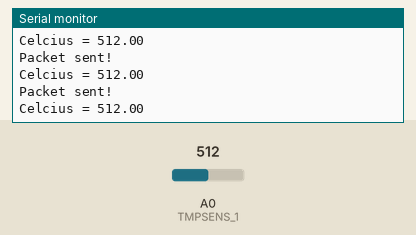
Simulated run of this sketch. Board: Arduino Uno, built with avr-gcc and run on an emulated ATmega328P. Shown: the last lines printed to the serial monitor. The test bench sets the inputs (shaded band); at power-on: A0 (TMPSENS_1) = 512. No radio packets arrive unless stated.

Above: at 1.2 s.
1.3 s: A0 (TMPSENS_1) set to 992
At 2.1 s:
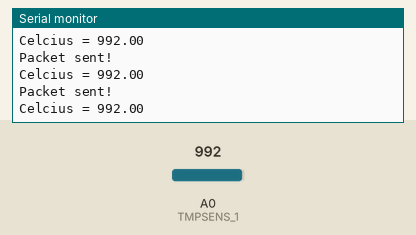
2.8 s: A0 (TMPSENS_1) set to 1008
At 3.5 s:
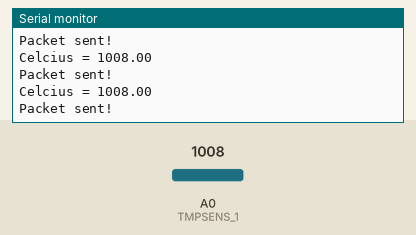
7.3 s: A0 (TMPSENS_1) set to 93
At 7.8 s:
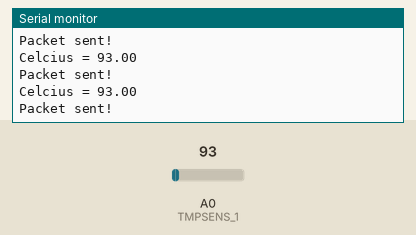
10.3 s: A0 (TMPSENS_1) set to 106
At 10.9 s:
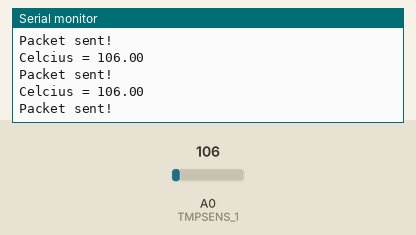
Timing chart, 0 to 13.3 s (numbered marks = the images above; inputs shaded):
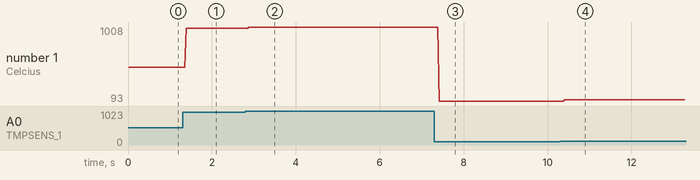

Measured:
- the behaviour switches between 999 and 1000 on A0 (TMPSENS_1) (found by bisection; images 1 and 2)
- after the input at 1.3 s, the serial monitor: prints a new line after 0.09 s (image 1)
- after the input at 2.8 s, the serial monitor: prints a new line after 0.08 s (image 2)
- after the input at 7.3 s, the serial monitor: prints a new line after 0.11 s (image 3)
- after the input at 10.3 s, the serial monitor: prints a new line after 0.11 s (image 4)
- plotted number 1: 512 → 992 after the input at 1.3 s, 992 → 1008 after the input at 2.8 s, 1008 → 93 after the input at 7.3 s, 93 → 106 after the input at 10.3 s

The sketch:

temp_worker.ino
```cpp
#include <SPI.h>
#include <RF24.h>
#include <nRF24L01.h>

#define RF24_CE         10  //Used as dig pin
#define RF24_CSN        9  //Used as dig pin
#define TMPSENS_1       A0  //Readpin for tmp sensor

typedef struct pakcet {
    float value;
} packet;

RF24 radio(RF24_CE, RF24_CSN);
uint8_t addr[6] = { "node1" };
packet pack = {0};
uint8_t packlen = sizeof(pack);

float get_temperature(int readpin);

void setup() {

    Serial.begin(9600);

    radio.begin();
    radio.setDataRate(RF24_250KBPS);
    radio.openWritingPipe(addr);
    radio.stopListening();

    radio.printDetails();

}

void loop() {

    pack.value = analogRead(TMPSENS_1);//get_temperature(TMPSENS_1);
    radio.write(&pack, packlen);

    Serial.println("Packet sent!");
    Serial.print("Celcius = ");
    Serial.println(pack.value, 2);

}

float get_temperature(int readpin){
    float voltage = (analogRead(readpin) * 5.0);
    voltage /= 1024.0;

    /*
    Serial.print("Voltage: ");
    Serial.print(voltage);
    */

    return (voltage - 0.5) * 100;
} //END get_temperature
```
